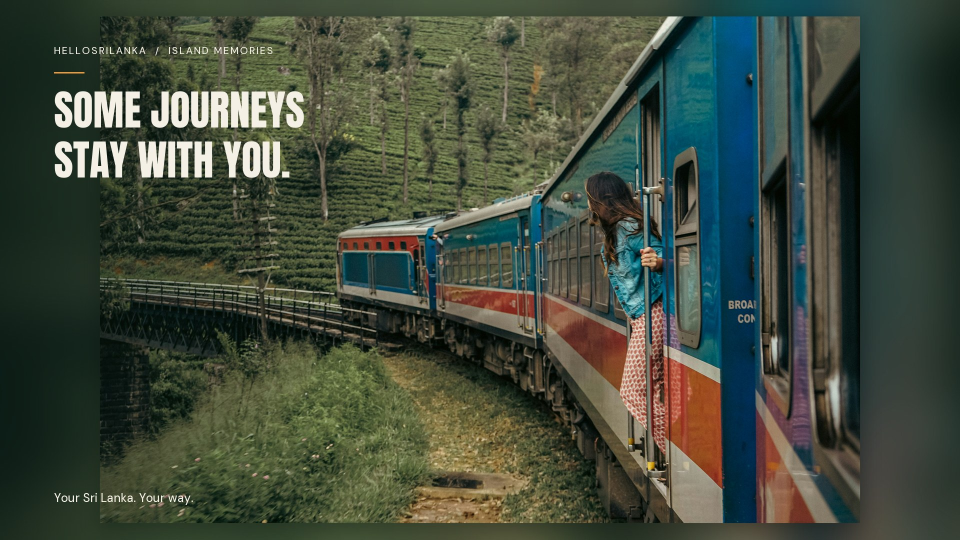
#> input picture outputs/island-memories/review-01.5s.jpg, 1920 x 1080 px (shown at 1/2 size)
$ python -i render-memories.py   (imports and definitions only)
#> lines starting #> are read from the running program, lines starting #| are printed output that depends on the picture
#!/usr/bin/env python3
"""Create the 40-second Island Memories photo film, without changing the website.

Requires FFmpeg plus Pillow, numpy, scipy, fonttools and brotli in a Python venv.
Run from any directory: python scripts/render-memories.py
Outputs a 1080p MP4 with an original instrumental score and a silent 720p web copy.
"""
import json
import math
from pathlib import Path
import subprocess
import tempfile

import numpy as np
from PIL import Image, ImageDraw, ImageEnhance, ImageFilter, ImageFont, ImageOps
from fontTools.ttLib import TTFont
from fontTools.varLib.instancer import instantiateVariableFont
from scipy.io import wavfile
from scipy.signal import butter, sosfilt

ROOT = Path(__file__).resolve().parents[1]
SOURCE = ROOT / 'public/images/community'
OUT = ROOT / 'outputs/island-memories'
WIDTH, HEIGHT, FPS, SECONDS = 1920, 1080, 30, 40
SAND, JUNGLE, CINNAMON, SAFFRON = '#F5F0E6', '#12372A', '#A84D35', '#E99A3E'
ORDER = [
    'matt-dany', 'anton-lecock', 'raissa-lara', 'isuru-ranasinha',
    'eddy-billard', 'simmel', 'kirsty-barnby', 'sander-traa',
    'praveen-maleesha-5XS', 'petr-sevcovic', 'pasha-chusovitin',
    'praveen-maleesha-gCj', 'morgan-nott', 'thilina-alagiyawanna',
    'tom-paisley', 'wietse-jongsma', 'tomas-malik', 'zoshua-colah',
    'chathura-anuradha', 'lou-lou-b-photo',
]
TITLES = [
    (0.5, 5.9, 'SOME JOURNEYS\nSTAY WITH YOU.'),
    (6.4, 12.5, 'THE LITTLE\nDETOURS.'),
    (13.0, 19.2, 'THE PEOPLE.\nTHE FEELING.'),
    (20.0, 27.6, 'MOMENTS YOU WISH\nYOU COULD KEEP.'),
    (28.0, 30.2, 'THE JOURNEY\nENDS.'),
    (30.5, 33.7, 'THE FEELING\nSTAYS.'),
]


# [17 lines left out: functions font, tracked, not called in this run]


def compose_photo(path):
    original = ImageOps.exif_transpose(Image.open(path)).convert('RGB')
#> original is the input picture: PIL image 1920x1080 RGB; mean R, G, B 66.1, 75.4, 61.3
    background = ImageOps.fit(original, (WIDTH // 3, HEIGHT // 3), method=Image.Resampling.LANCZOS)
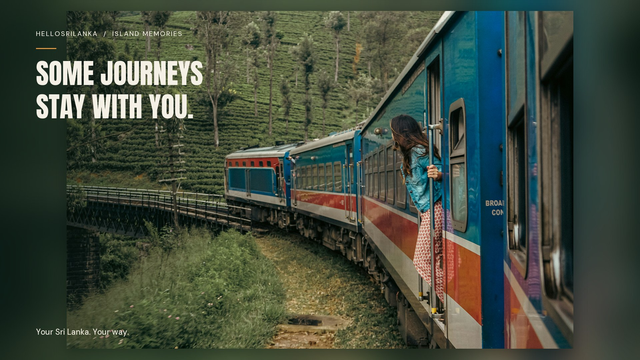
#> background: PIL image 640x360 RGB; mean R, G, B 66.1, 75.4, 61.3
    background = background.filter(ImageFilter.GaussianBlur(18)).resize((WIDTH, HEIGHT), Image.Resampling.BICUBIC)
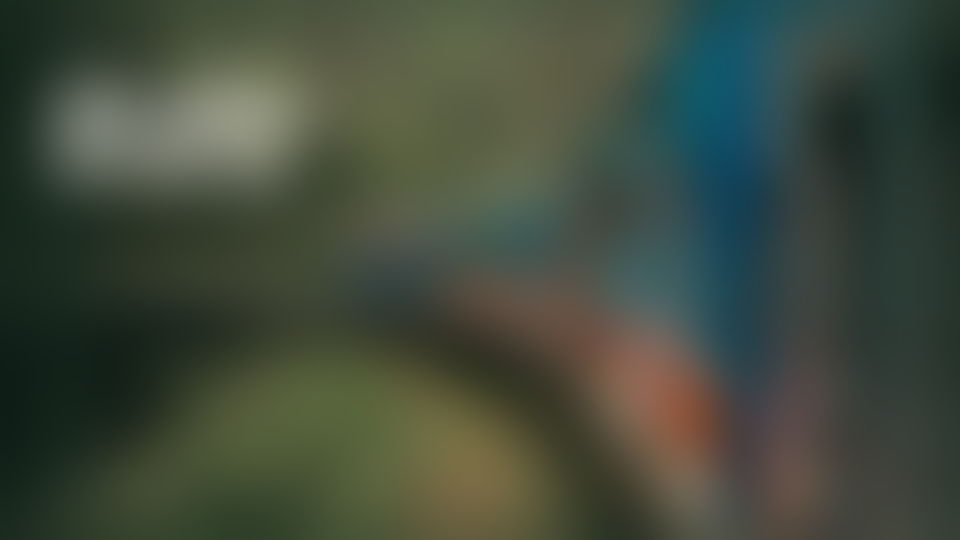
#> background: PIL image 1920x1080 RGB (shown at 1/2 size); mean R, G, B 65.9, 75.3, 61.2
    background = Image.blend(background, Image.new('RGB', background.size, JUNGLE), 0.32)
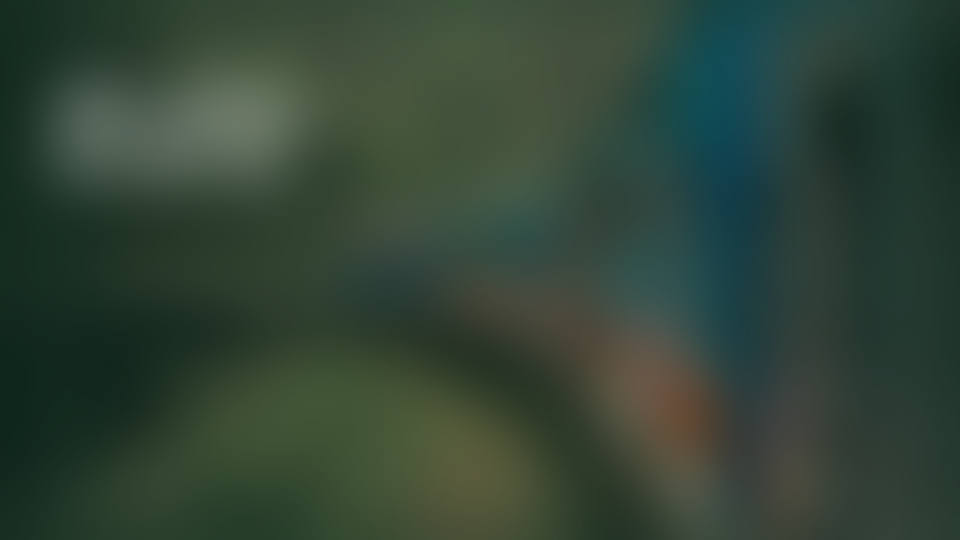
#> background: PIL image 1920x1080 RGB (shown at 1/2 size); mean R, G, B 50.1, 68.3, 54.6
    photo = ImageOps.contain(original, (int(WIDTH * .92), int(HEIGHT * .92)), Image.Resampling.LANCZOS)
    # A margin ensures even the maximum camera move never crops the foreground photo.
    shadow = Image.new('RGBA', (WIDTH, HEIGHT))
#> shadow: PIL image 1920x1080 RGBA; every value is 0
    x, y = (WIDTH-photo.width)//2, (HEIGHT-photo.height)//2
#> x = 77; y = 43
    ImageDraw.Draw(shadow).rectangle((x, y+9, x+photo.width, y+photo.height+9), fill=(4, 15, 12, 95))
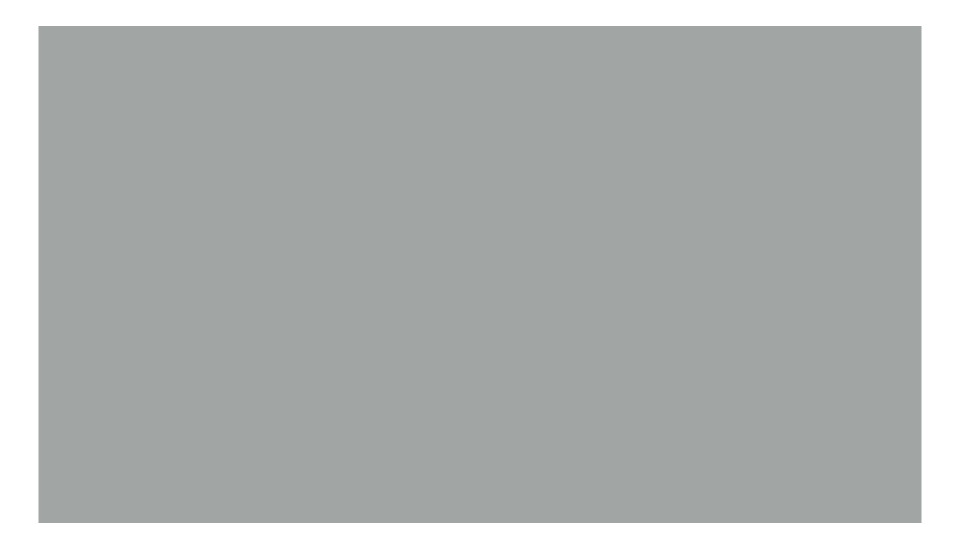
#> shadow: PIL image 1920x1080 RGBA (shown at 1/2 size); mean R, G, B, A 3.4, 12.7, 10.2, 80.4; transparent parts drawn white
    background = Image.alpha_composite(background.convert('RGBA'), shadow.filter(ImageFilter.GaussianBlur(20))).convert('RGB')
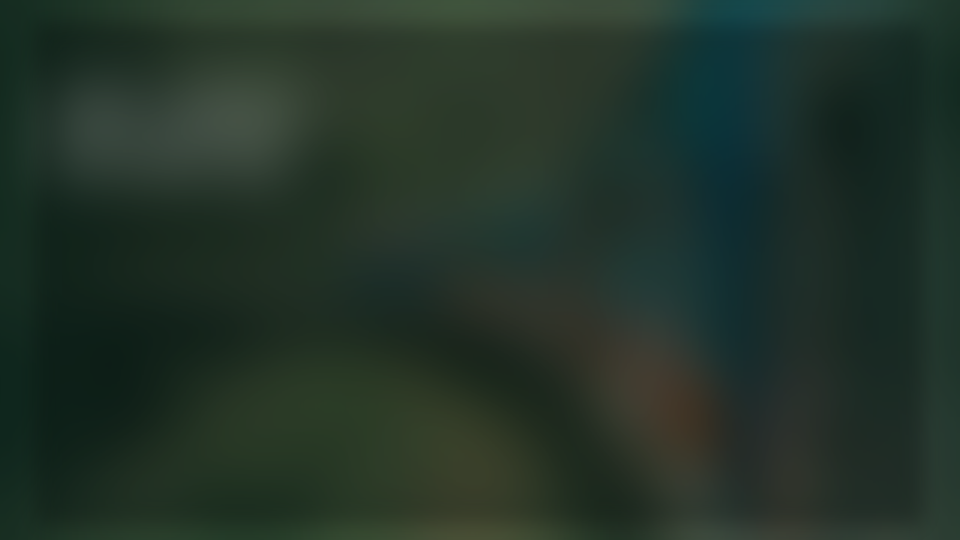
#> background: PIL image 1920x1080 RGB (shown at 1/2 size); mean R, G, B 34.8, 50.8, 40.6
    background.paste(photo, (x, y))
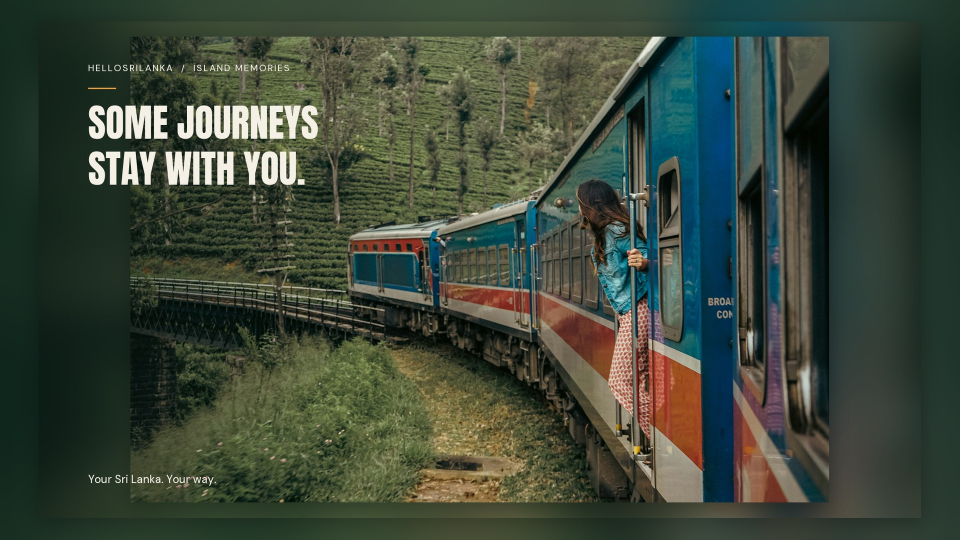
#> background: PIL image 1920x1080 RGB (shown at 1/2 size); mean R, G, B 61.3, 72.3, 58.5
    return background


# [87 lines left out: functions movement, title_layer, closing_card, soundtrack, not called in this run]


def run(*args):
    subprocess.run(['ffmpeg', '-hide_banner', '-loglevel', 'error', '-y', *map(str, args)], check=True)


# [81 lines left out: function main, not called in this run]


# [2 lines not run here, left out]

>>> result = compose_photo('../outputs/island-memories/review-01.5s.jpg')

$ run again, on outputs/island-memories/review-17.5s.jpg
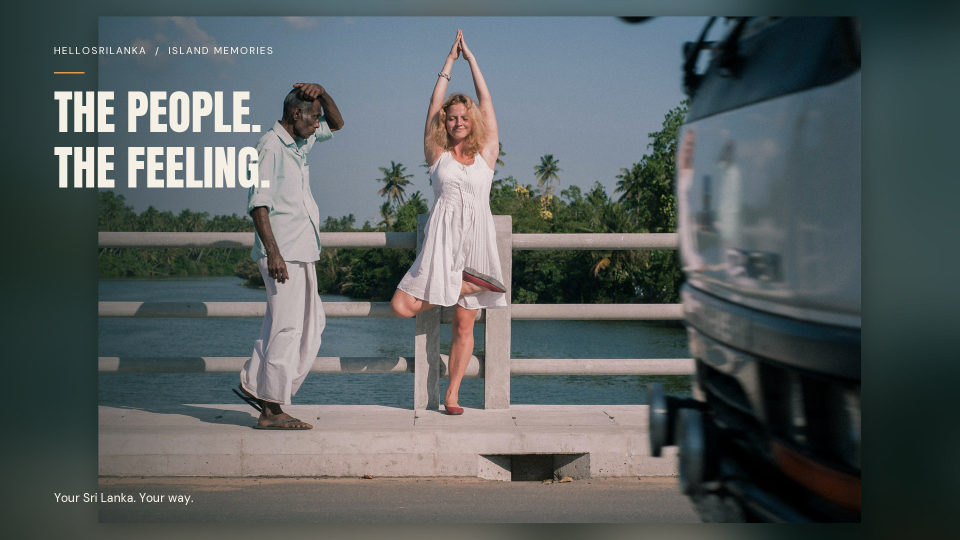
#> input picture outputs/island-memories/review-17.5s.jpg, 1920 x 1080 px (shown at 1/2 size)
#> in compose_photo, original is the input picture: PIL image 1920x1080 RGB; mean R, G, B 86.9, 94.7, 95.3
#> in compose_photo, `background = Image.alpha_composite(background.convert('RGBA'), shadow...`:
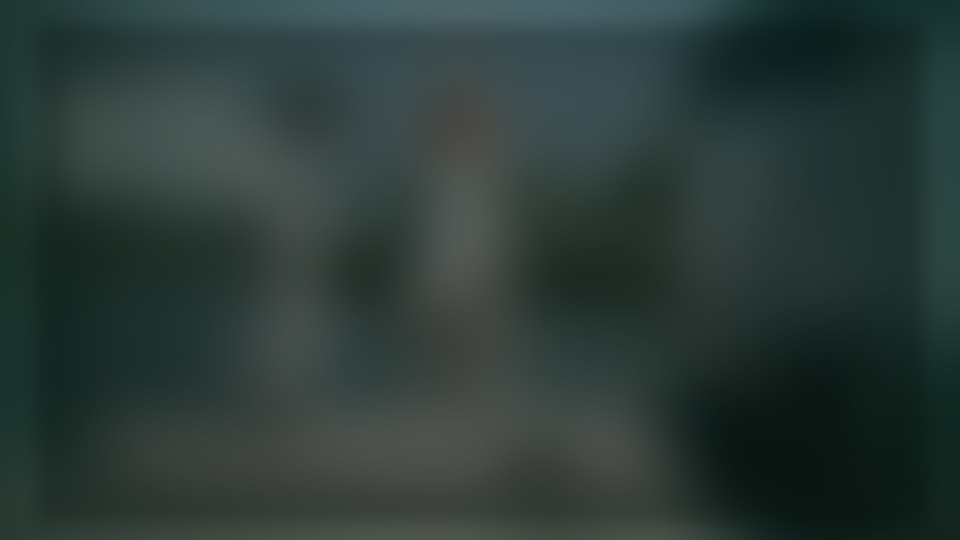
#> background: PIL image 1920x1080 RGB (shown at 1/2 size); mean R, G, B 44.1, 59.5, 55.9
#> in compose_photo, `background.paste(photo, (x, y))`:
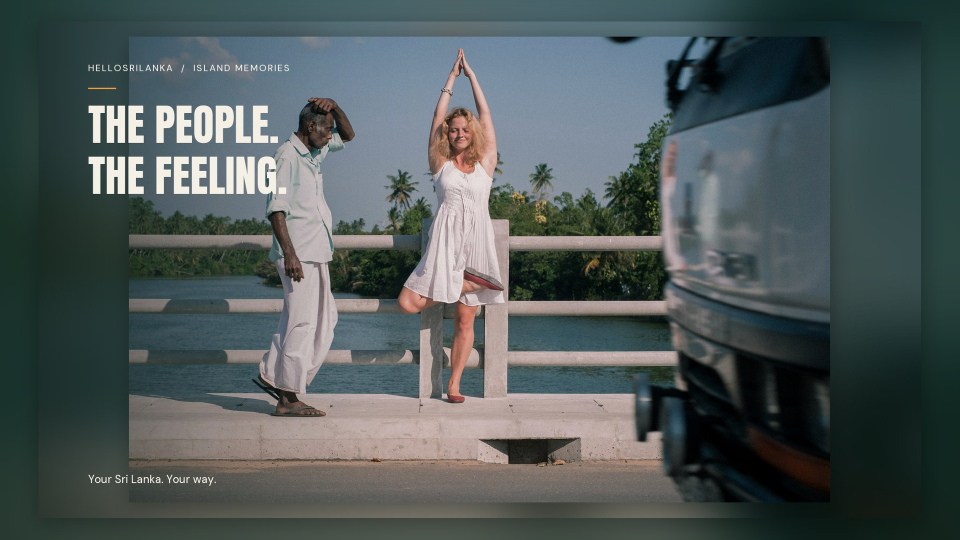
#> background: PIL image 1920x1080 RGB (shown at 1/2 size); mean R, G, B 79.7, 89.5, 89.4

$ run again, on outputs/island-memories/review-21.5s.jpg
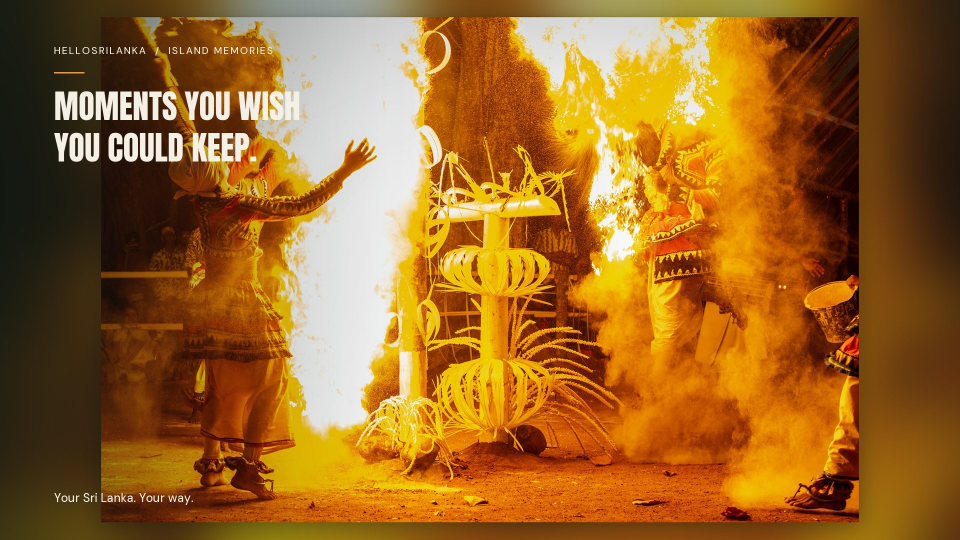
#> input picture outputs/island-memories/review-21.5s.jpg, 1920 x 1080 px (shown at 1/2 size)
#> in compose_photo, original is the input picture: PIL image 1920x1080 RGB; mean R, G, B 155.1, 102.9, 37.8
#> in compose_photo, `background = Image.alpha_composite(background.convert('RGBA'), shadow...`:
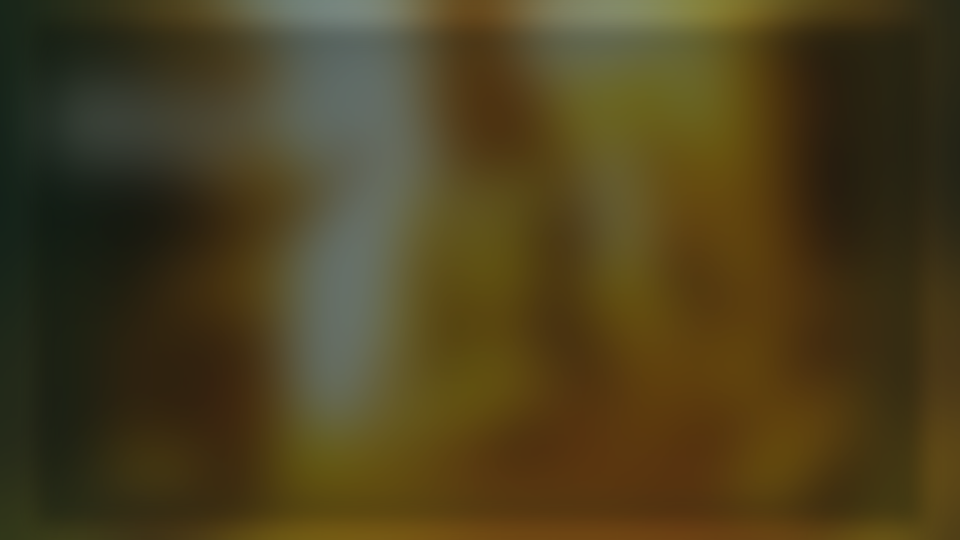
#> background: PIL image 1920x1080 RGB (shown at 1/2 size); mean R, G, B 74.8, 63, 29.9
#> in compose_photo, `background.paste(photo, (x, y))`:
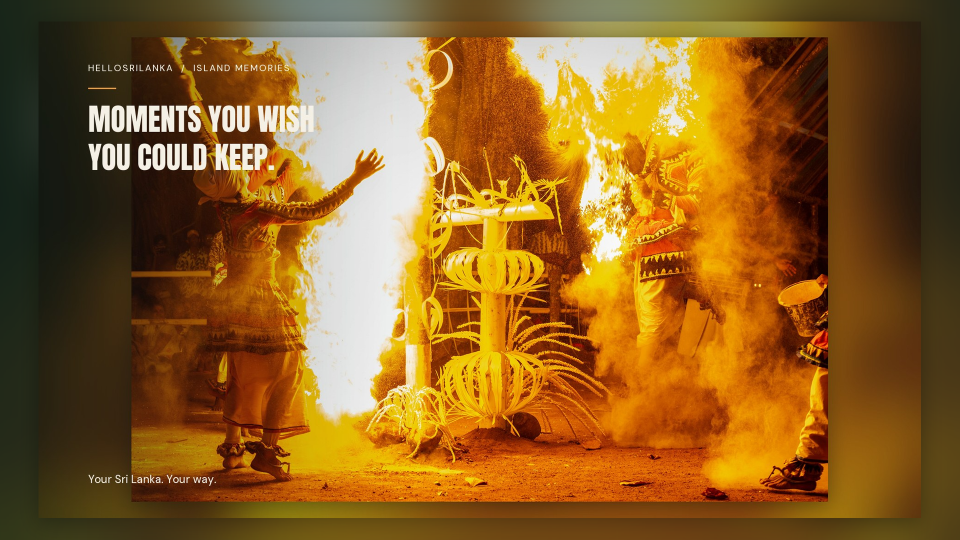
#> background: PIL image 1920x1080 RGB (shown at 1/2 size); mean R, G, B 141.8, 96.5, 36.8

$ run again, on outputs/island-memories/review-25.5s.jpg
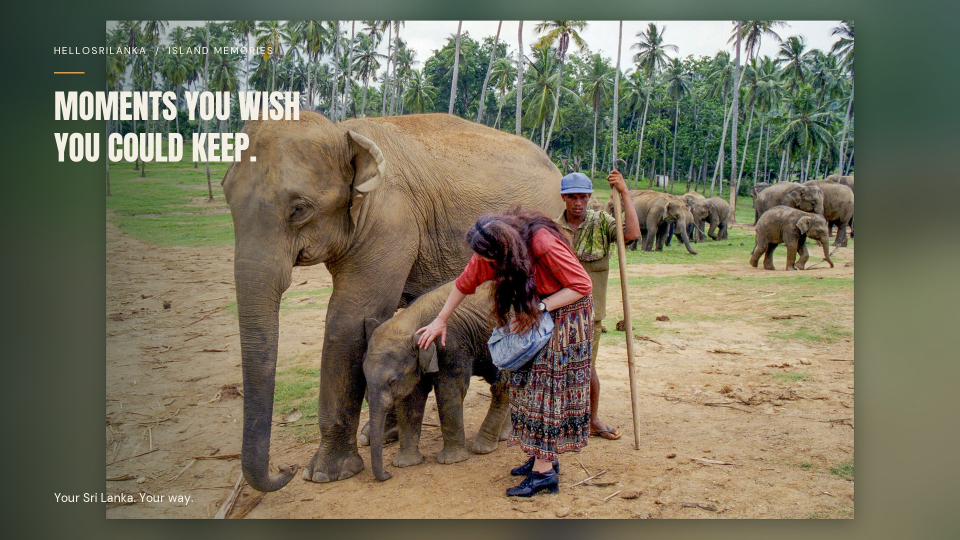
#> input picture outputs/island-memories/review-25.5s.jpg, 1920 x 1080 px (shown at 1/2 size)
#> in compose_photo, original is the input picture: PIL image 1920x1080 RGB; mean R, G, B 118.7, 114.4, 93.2
#> in compose_photo, `background = Image.alpha_composite(background.convert('RGBA'), shadow...`:
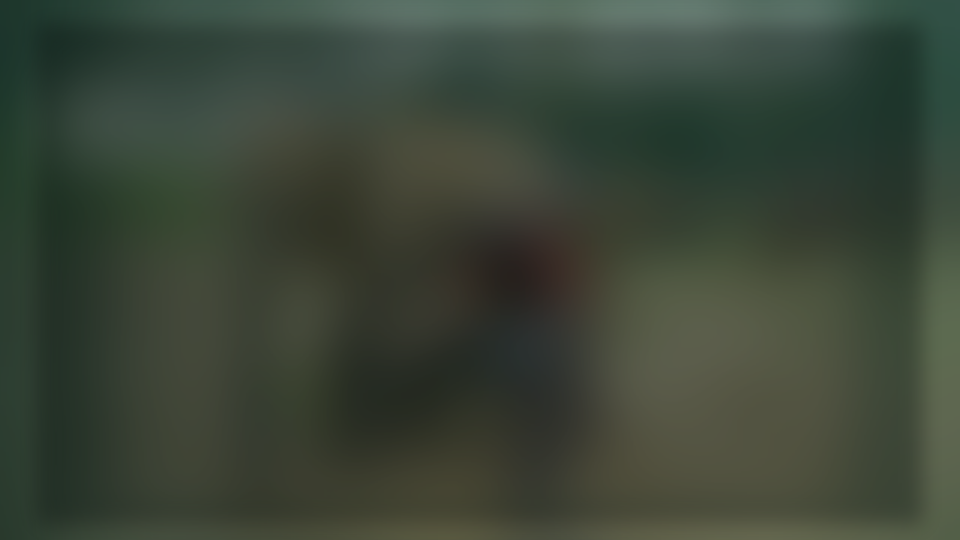
#> background: PIL image 1920x1080 RGB (shown at 1/2 size); mean R, G, B 58.9, 68.9, 55.5
#> in compose_photo, `background.paste(photo, (x, y))`:
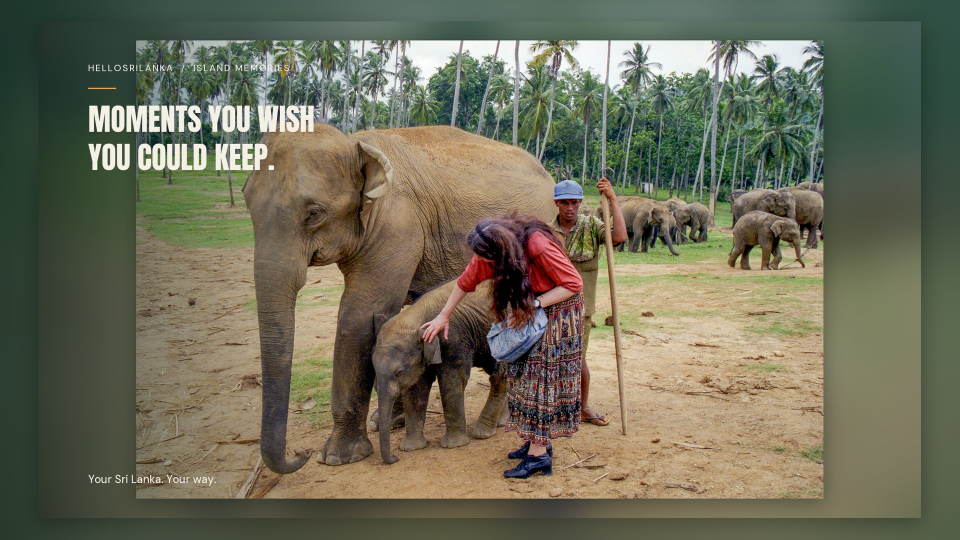
#> background: PIL image 1920x1080 RGB (shown at 1/2 size); mean R, G, B 110.3, 109.1, 88.9
